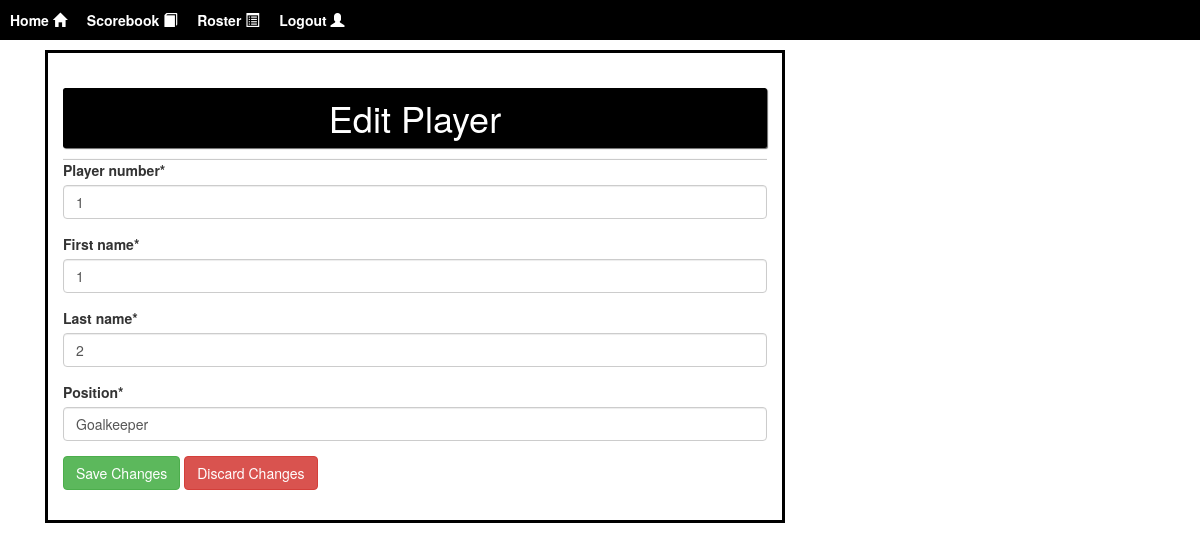
The app's page /edit-scorebook-player/4/ (signed in), older data.
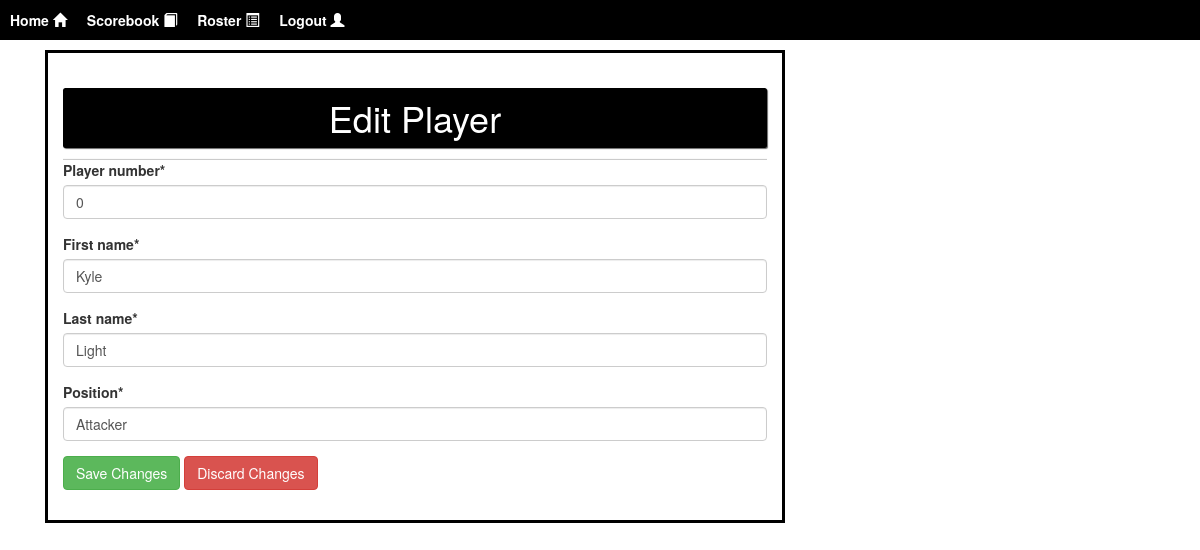
The same page, newer data.
### core/models.py (models this page shows, shortened)
class Player(models.Model):
    id = models.AutoField(primary_key=True)
    profile_image = models.ImageField(upload_to="profile_pictures/", default="profile_pictures/default.jpg")
    player_number = models.PositiveIntegerField("Player Number", default=0)
    first_name = models.CharField("First Name", max_length=30, default="")
    last_name = models.CharField("Last Name", max_length=30, default="")
    position = models.CharField("Position", max_length=4,
                                choices=POSITION_CHOICES, default="ATT")
    class_standing = models.CharField("Class", max_length=2,
                                      choices=CLASS_STANDING_CHOICES,
                                      default="N/A")
    weight_pounds = models.PositiveIntegerField("Weight (pounds)", default=0, blank=True, null=True)
    height_feet = models.PositiveIntegerField("Height (feet)", default=0, blank=True, null=True)
    height_inches = models.PositiveIntegerField("Height (inches)", default=0, blank=True, null=True)
    major = models.CharField("Major", max_length=100, default="N/A", blank=True, null=True)
    hometown = models.CharField("Hometown", max_length=100, default="N/A", blank=True, null=True)
    team = models.ForeignKey(Roster,
                             on_delete=models.CASCADE,
                             default=None)
    statistics = models.ForeignKey(PlayerStatistics,
                                   related_name="statistics",
                                   on_delete=models.CASCADE,
                                   null=True,
                                   blank=True,
                                   default=None)
    saves = models.ForeignKey(PlayerSaves,
                              related_name="saves",
                              on_delete=models.CASCADE,
                              null=True,
                              blank=True,
                              default=None)

### core/views.py (the view, shortened to what this page needs)
@login_required
def scorebook_edit_player(request: HttpRequest, player_id: int) -> HttpResponse:
    player = Player.objects.get(id=player_id)
    initial = {
        "player_number": player.player_number,
        "first_name": player.first_name,
        "last_name": player.last_name,
        "position": player.position,
    }
    if player is not None:
        form = ScorebookPlayerForm(initial=initial)
        return render(request, "edit_scorebook_player.html",
                      {"form": form, "id": player.id})
    else:
        return HttpResponse("Player Not Found")

### core/forms.py
class ScorebookPlayerForm(forms.Form):
    player_number = forms.IntegerField(min_value=0)
    first_name = forms.CharField(max_length=30)
    last_name = forms.CharField(max_length=30)
    position = forms.CharField(widget=forms.Select(choices=POSITION_CHOICES))

### core/templates/edit_scorebook_player.html (shortened to what this page needs)
{% extends "base.html" %}
{% block content %}
{% load crispy_forms_tags %}
<div class="container">
    <div id="content" name="content" class="register">
        <div class="custom-block col-md-8 col-sm-8">
            <h1 class="bg_black">Edit Player</h1>
            <hr class="ml-auto mr-auto mt-auto mb-auto">
            <form method="POST" class="form-group" action="/edit-scorebook-player/{{id}}/">
                {{ form|crispy }}
                <button type="submit" class="btn btn-success">Save Changes</button>
                <a href="/edit-scorebook/" class="btn btn-danger">Discard Changes</a>
            </form>
        </div>
    </div>
</div>
{% endblock content %}

Row changes from the older to the newer data that the page shows:
now on this page (row edited): Player: player_number "0", first_name "Kyle", last_name "Light", position "Attacker"
Text that changed along with them:
form field player_number: "1" → (not shown)
form field first_name: "1" → (not shown)
form field last_name: "2" → (not shown)
form field position: "Goalkeeper" → (not shown)
